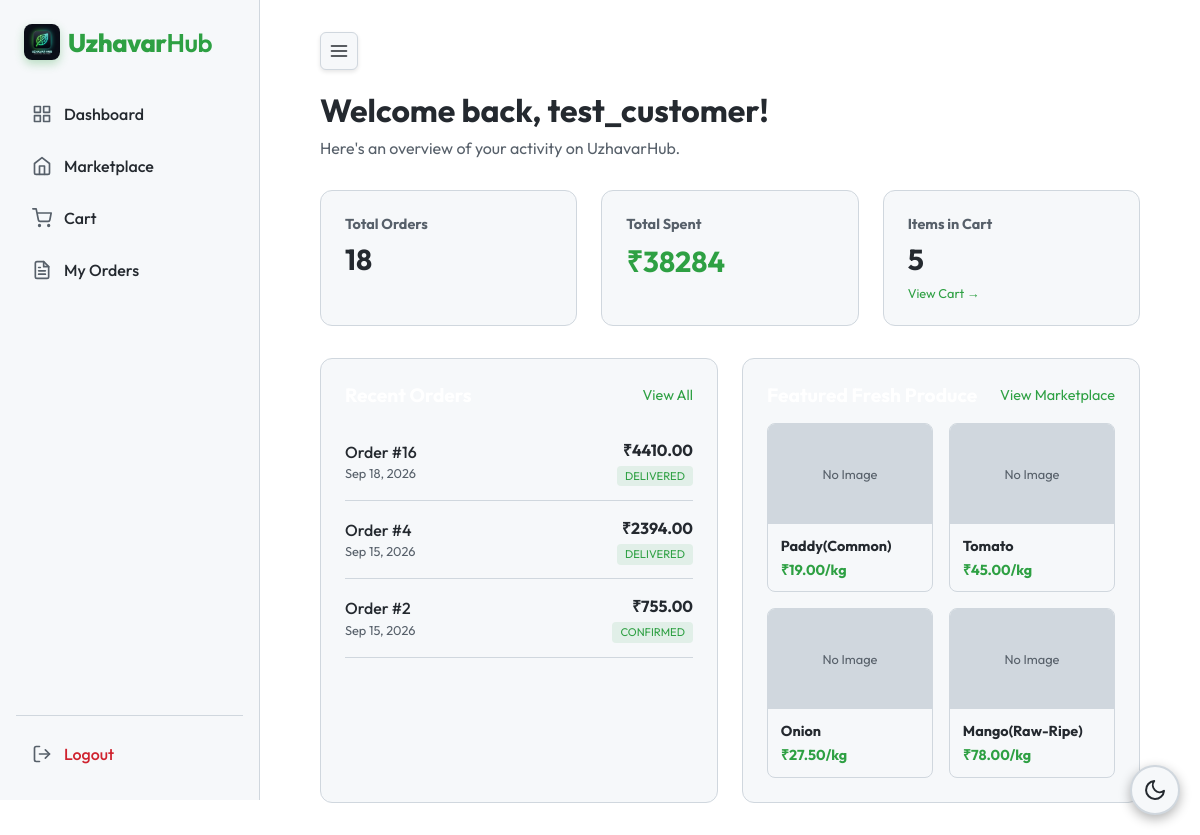
Page /customer/dashboard/ (signed in) on the earlier database version.
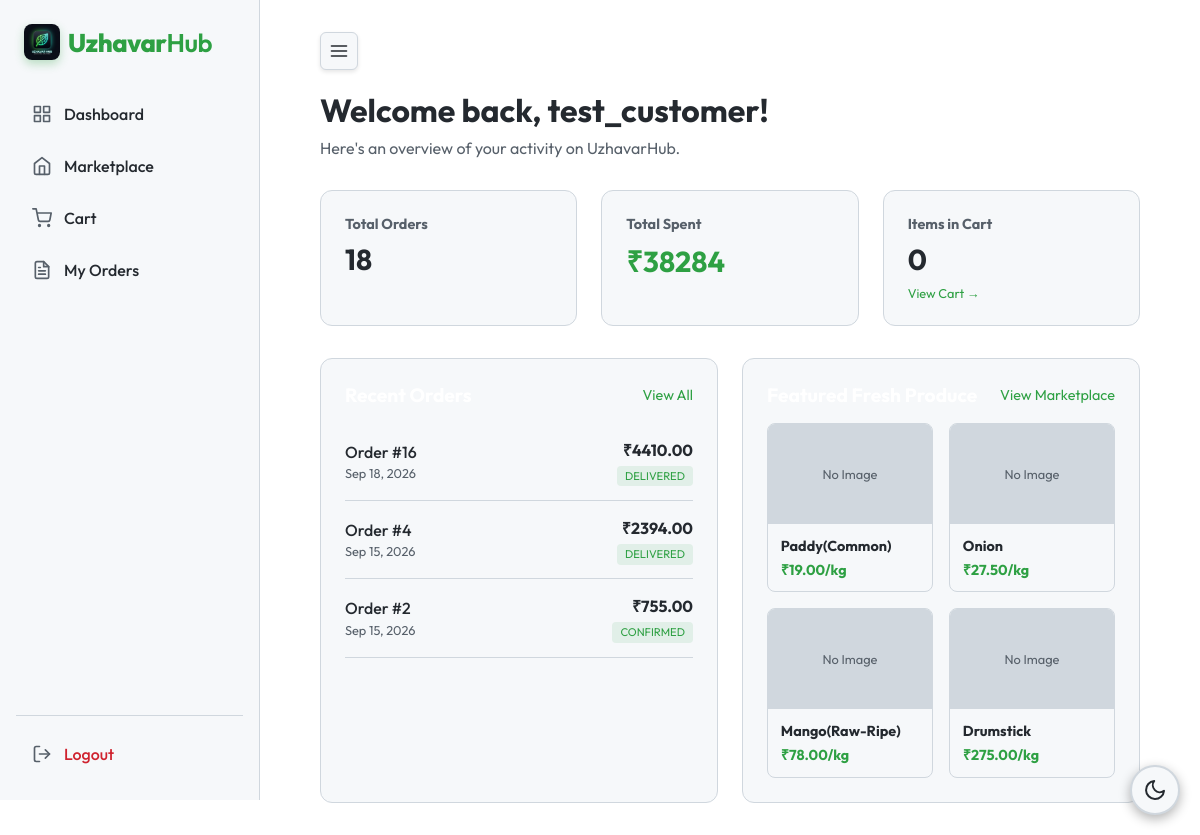
Same page on the later database version.
### backend/models.py (models this page shows)
class User(AbstractUser):
    ROLE_CHOICES = (
        ('farmer', 'Farmer'),
        ('customer', 'Customer'),
    )
    role = models.CharField(max_length=10, choices=ROLE_CHOICES)
    objects = CustomUserManager()

class Order(models.Model):
    STATUS_CHOICES = (
        ('PENDING', 'Pending'),
        ('CONFIRMED', 'Confirmed'),
        ('PROCESSING', 'Processing'),
        ('READY/SHIPPED', 'Ready/Shipped'),
        ('DELIVERED', 'Delivered'),
        ('CANCELLED', 'Cancelled'),
    )
    customer = models.ForeignKey(CustomerProfile, on_delete=models.CASCADE, related_name='orders')
    status = models.CharField(max_length=20, choices=STATUS_CHOICES, default='PENDING')
    total_amount = models.DecimalField(max_digits=12, decimal_places=2)
    created_at = models.DateTimeField(auto_now_add=True)
    updated_at = models.DateTimeField(auto_now=True)

class Listing(models.Model):
    product = models.OneToOneField(Product, on_delete=models.CASCADE, related_name='listing')
    selling_price_per_kg = models.DecimalField(max_digits=10, decimal_places=2)
    price_at_listing = models.DecimalField(max_digits=10, decimal_places=2, null=True, blank=True)
    ai_predicted_price = models.DecimalField(max_digits=10, decimal_places=2, null=True, blank=True, help_text="AI estimated price at the time of prediction")
    reference_market_price = models.DecimalField(max_digits=10, decimal_places=2, null=True, blank=True, help_text="Benchmark market price for the commodity/date")
    is_active = models.BooleanField(default=True)
    created_at = models.DateTimeField(auto_now_add=True)

class Product(models.Model):
    farmer = models.ForeignKey(FarmerProfile, on_delete=models.CASCADE, related_name='products')
    commodity = models.CharField(max_length=100)
    variety = models.CharField(max_length=100, blank=True)
    grade = models.CharField(max_length=50, blank=True)
    description = models.TextField(blank=True)
    location = models.CharField(max_length=255)
    harvest_date = models.DateField(null=True, blank=True)
    created_at = models.DateTimeField(auto_now_add=True)
    updated_at = models.DateTimeField(auto_now=True)

### backend/views.py (the view)
# urls.py: path('customer/dashboard/', views.customer_dashboard, name='customer_dashboard'),
@login_required
def customer_dashboard(request):
    if request.user.role != 'customer':
        return redirect('farmer_dashboard')
    customer = request.user.customer_profile
    from .models import Order, Listing, CartItem
    from django.db.models import Sum
    orders = Order.objects.filter(customer=customer)
    total_orders = orders.count()
    total_spent = orders.aggregate(total=Sum('total_amount'))['total'] or 0
    recent_orders = orders.order_by('-created_at')[:3]
    cart_items_count = CartItem.objects.filter(cart__customer=customer).aggregate(total=Sum('quantity'))['total'] or 0
    featured_products = Listing.objects.filter(is_active=True).order_by('?')[:4]
    context = {
        'total_orders': total_orders,
        'total_spent': total_spent,
        'recent_orders': recent_orders,
        'cart_items_count': cart_items_count,
        'featured_products': featured_products,
    }
    return render(request, 'backend/customer_dashboard.html', context)

### backend/templates/backend/customer_dashboard.html (shortened to what this page needs)
{% extends 'backend/base.html' %}
{% load static %}
{% block content %}
<div style="margin-bottom: 2rem;">
    <h1 style="color: var(--text); margin-bottom: 0.5rem;">Welcome back, {{ user.username }}!</h1>
    <p style="color: var(--text-muted);">Here's an overview of your activity on UzhavarHub.</p>
</div>
<div style="display: grid; grid-template-columns: repeat(auto-fit, minmax(200px, 1fr)); gap: 1.5rem; margin-bottom: 2rem;">
    <div style="background: var(--surface); padding: 1.5rem; border-radius: 12px; border: 1px solid var(--border);">
        <h3 style="color: var(--text-muted); font-size: 0.9rem; margin-bottom: 0.5rem;">Total Orders</h3>
        <p style="font-size: 1.8rem; font-weight: 700; color: var(--text);">{{ total_orders }}</p>
    </div>
    <div style="background: var(--surface); padding: 1.5rem; border-radius: 12px; border: 1px solid var(--border);">
        <h3 style="color: var(--text-muted); font-size: 0.9rem; margin-bottom: 0.5rem;">Total Spent</h3>
        <p style="font-size: 1.8rem; font-weight: 700; color: var(--primary);">₹{{ total_spent }}</p>
    </div>
    <div style="background: var(--surface); padding: 1.5rem; border-radius: 12px; border: 1px solid var(--border);">
        <h3 style="color: var(--text-muted); font-size: 0.9rem; margin-bottom: 0.5rem;">Items in Cart</h3>
        <p style="font-size: 1.8rem; font-weight: 700; color: var(--text);">{{ cart_items_count }}</p>
        <a href="{% url 'cart_view' %}" style="color: var(--primary); font-size: 0.8rem; text-decoration: none; display: block; margin-top: 0.5rem;">View Cart &rarr;</a>
    </div>
</div>
<div style="display: grid; grid-template-columns: repeat(auto-fit, minmax(300px, 1fr)); gap: 1.5rem;">
    <div style="background: var(--surface); padding: 1.5rem; border-radius: 12px; border: 1px solid var(--border);">
        <div style="display: flex; justify-content: space-between; align-items: center; margin-bottom: 1rem;">
            <h2 style="color: white; font-size: 1.2rem;">Recent Orders</h2>
            <a href="{% url 'order_history' %}" style="color: var(--primary); text-decoration: none; font-size: 0.9rem;">View All</a>
        </div>
        {% if recent_orders %}
            <ul style="list-style: none; padding: 0; margin: 0;">
                {% for order in recent_orders %}
                <li style="display: flex; justify-content: space-between; align-items: center; padding: 1rem 0; border-bottom: 1px solid var(--border);">
                    <div>
                        <p style="color: var(--text); font-weight: 500; margin-bottom: 0.2rem;">Order #{{ order.id }}</p>
                        <p style="color: var(--text-muted); font-size: 0.8rem;">{{ order.created_at|date:"M d, Y" }}</p>
                    </div>
                    <div style="text-align: right;">
                        <p style="color: var(--text); font-weight: 700; margin-bottom: 0.2rem;">₹{{ order.total_amount }}</p>
                        <span style="font-size: 0.7rem; padding: 0.2rem 0.5rem; border-radius: 4px; background: rgba(46, 160, 67, 0.1); color: var(--primary);">{{ order.status }}</span>
                    </div>
                </li>
                {% endfor %}
            </ul>
        {% else %}
            <div style="text-align: center; padding: 2rem 0; color: var(--text-muted);">
                <p>You haven't placed any orders yet.</p>
                <a href="{% url 'marketplace' %}" class="btn" style="display: inline-block; padding: 0.5rem 1rem; margin-top: 1rem;">Browse Marketplace</a>
            </div>
        {% endif %}
    </div>
    <div style="background: var(--surface); padding: 1.5rem; border-radius: 12px; border: 1px solid var(--border);">
        <div style="display: flex; justify-content: space-between; align-items: center; margin-bottom: 1rem;">
            <h2 style="color: white; font-size: 1.2rem;">Featured Fresh Produce</h2>
            <a href="{% url 'marketplace' %}" style="color: var(--primary); text-decoration: none; font-size: 0.9rem;">View Marketplace</a>
        </div>
        {% if featured_products %}
            <div style="display: grid; grid-template-columns: 1fr 1fr; gap: 1rem;">
                {% for listing in featured_products %}
                <div style="border: 1px solid var(--border); border-radius: 8px; overflow: hidden; background: rgba(255,255,255,0.02);">
                    {% if listing.product.images.first %}
                        <img src="{{ listing.product.images.first.image.url }}" alt="{{ listing.product.commodity }}" style="width: 100%; height: 100px; object-fit: cover;">
                    {% else %}
                        <div style="width: 100%; height: 100px; background: var(--border); display: flex; align-items: center; justify-content: center; color: var(--text-muted); font-size: 0.8rem;">
                            No Image
                        </div>
                    {% endif %}
                    <div style="padding: 0.8rem;">
                        <h4 style="color: var(--text); font-size: 0.9rem; margin-bottom: 0.3rem; white-space: nowrap; overflow: hidden; text-overflow: ellipsis;">{{ listing.product.commodity }}</h4>
                        <p style="color: var(--primary); font-weight: 700; font-size: 0.9rem;">₹{{ listing.selling_price_per_kg }}/kg</p>
                    </div>
                </div>
                {% endfor %}
            </div>
        {% else %}
            <p style="color: var(--text-muted); text-align: center; padding: 2rem 0;">No products available right now.</p>
        {% endif %}
    </div>
</div>
{% endblock %}

### backend/templates/backend/base.html (shortened to what this page needs)
{% load static %}
<!DOCTYPE html>
<html lang="en">
<head>
    <link rel="stylesheet" href="{% static 'css/style.css' %}?v=4">
</head>
<body>
    {% if user.is_authenticated %}
    <div class="app-layout">
        <aside class="sidebar" id="sidebar">
            <a href="{% url 'home' %}" class="nav-brand" style="display: flex; align-items: center; gap: 8px; font-weight: 800; font-size: 1.6rem; letter-spacing: -0.5px; text-decoration: none;">
                <img src="{% static 'img/logo.png' %}" alt="Uzhavar Hub Logo" style="width: 36px; height: 36px; border-radius: 8px; box-shadow: 0 4px 10px rgba(46, 160, 67, 0.3);">
                <span class="nav-brand-text">Uzhavar<span style="color: var(--primary); font-weight: 600;">Hub</span></span>
            </a>
            <div class="sidebar-nav">
                {% if user.role == 'farmer' %}
                    <a href="{% url 'farmer_dashboard' %}" class="sidebar-link">
                        <svg width="20" height="20" viewBox="0 0 24 24" fill="none" stroke="currentColor" stroke-width="2" stroke-linecap="round" stroke-linejoin="round"><rect x="3" y="3" width="7" height="7"></rect><rect x="14" y="3" width="7" height="7"></rect><rect x="14" y="14" width="7" height="7"></rect><rect x="3" y="14" width="7" height="7"></rect></svg>
                        Dashboard
                    </a>
                    <a href="{% url 'crop_recommendation_view' %}" class="sidebar-link">
                        <svg width="20" height="20" viewBox="0 0 24 24" fill="none" stroke="currentColor" stroke-width="2" stroke-linecap="round" stroke-linejoin="round"><polygon points="13 2 3 14 12 14 11 22 21 10 12 10 13 2"></polygon></svg>
                        Crop Recommendation
                    </a>
                    <a href="{% url 'dynamic_pricing_view' %}" class="sidebar-link">
                        <svg width="20" height="20" viewBox="0 0 24 24" fill="none" stroke="currentColor" stroke-width="2" stroke-linecap="round" stroke-linejoin="round"><polyline points="23 6 13.5 15.5 8.5 10.5 1 18"></polyline><polyline points="17 6 23 6 23 12"></polyline></svg>
                        Dynamic Pricing
                    </a>
                    <a href="{% url 'order_history' %}" class="sidebar-link">
                        <svg width="20" height="20" viewBox="0 0 24 24" fill="none" stroke="currentColor" stroke-width="2" stroke-linecap="round" stroke-linejoin="round"><path d="M6 2L3 6v14a2 2 0 0 0 2 2h14a2 2 0 0 0 2-2V6l-3-4z"></path><line x1="3" y1="6" x2="21" y2="6"></line><path d="M16 10a4 4 0 0 1-8 0"></path></svg>
                        Orders
                    </a>
                    <a href="{% url 'farmer_products' %}" class="sidebar-link">
                        <svg width="20" height="20" viewBox="0 0 24 24" fill="none" stroke="currentColor" stroke-width="2" stroke-linecap="round" stroke-linejoin="round"><line x1="12" y1="20" x2="12" y2="10"></line><line x1="18" y1="20" x2="18" y2="4"></line><line x1="6" y1="20" x2="6" y2="16"></line></svg>
                        Stock Update
                    </a>
                {% elif user.role == 'customer' %}
                    <a href="{% url 'customer_dashboard' %}" class="sidebar-link">
                        Dashboard
                    </a>
                    <a href="{% url 'marketplace' %}" class="sidebar-link">
                        <svg width="20" height="20" viewBox="0 0 24 24" fill="none" stroke="currentColor" stroke-width="2" stroke-linecap="round" stroke-linejoin="round"><path d="M3 9l9-7 9 7v11a2 2 0 0 1-2 2H5a2 2 0 0 1-2-2z"></path><polyline points="9 22 9 12 15 12 15 22"></polyline></svg>
                        Marketplace
                    </a>
                    <a href="{% url 'cart_view' %}" class="sidebar-link">
                        <svg width="20" height="20" viewBox="0 0 24 24" fill="none" stroke="currentColor" stroke-width="2" stroke-linecap="round" stroke-linejoin="round"><circle cx="9" cy="21" r="1"></circle><circle cx="20" cy="21" r="1"></circle><path d="M1 1h4l2.68 13.39a2 2 0 0 0 2 1.61h9.72a2 2 0 0 0 2-1.61L23 6H6"></path></svg>
                        Cart
                    </a>
                    <a href="{% url 'order_history' %}" class="sidebar-link">
                        My Orders
                    </a>
                {% endif %}
            </div>
            <div class="sidebar-footer">
                <a href="{% url 'logout' %}" class="sidebar-link" style="color: var(--danger);">
                    <svg width="20" height="20" viewBox="0 0 24 24" fill="none" stroke="currentColor" stroke-width="2" stroke-linecap="round" stroke-linejoin="round"><path d="M9 21H5a2 2 0 0 1-2-2V5a2 2 0 0 1 2-2h4"></path><polyline points="16 17 21 12 16 7"></polyline><line x1="21" y1="12" x2="9" y2="12"></line></svg>
                    Logout
                </a>
            </div>
        </aside>
        <main class="main-content">
            <div style="display: flex; justify-content: flex-start; margin-bottom: 20px;">
                <button id="sidebar-toggle-btn" style="background: var(--surface); border: 1px solid var(--border); color: var(--text); padding: 8px; border-radius: 6px; cursor: pointer; display: flex; align-items: center; justify-content: center; box-shadow: 0 2px 4px rgba(0,0,0,0.1);">
                    <svg width="20" height="20" viewBox="0 0 24 24" fill="none" stroke="currentColor" stroke-width="2" stroke-linecap="round" stroke-linejoin="round"><line x1="3" y1="12" x2="21" y2="12"></line><line x1="3" y1="6" x2="21" y2="6"></line><line x1="3" y1="18" x2="21" y2="18"></line></svg>
                </button>
            </div>
    {% else %}
    <main class="container">
    {% endif %}
        {% block content %}
        {% endblock %}
    </main>
    {% if user.is_authenticated %}
    </div>
    {% endif %}
    <button id="theme-toggle" style="position: fixed; bottom: 20px; right: 20px; z-index: 1000; border-radius: 50%; width: 50px; height: 50px; display: flex; align-items: center; justify-content: center; padding: 0; background-color: var(--surface); color: var(--text); border: 2px solid var(--border); cursor: pointer; box-shadow: 0 4px 12px rgba(0,0,0,0.3); transition: all 0.3s ease;">
        <svg id="theme-icon-dark" style="display: none;" width="24" height="24" viewBox="0 0 24 24" fill="none" stroke="currentColor" stroke-width="2" stroke-linecap="round" stroke-linejoin="round"><path d="M21 12.79A9 9 0 1 1 11.21 3 7 7 0 0 0 21 12.79z"></path></svg>
    </button>
</body>
</html>

Differences in the rows shown:
removed Listing: shows "No Image", product.commodity "Tomato", selling_price_per_kg "45.00"
added Listing: shows "No Image", product.commodity "Drumstick", selling_price_per_kg "275.00"
Other differences:
{{ cart_items_count }}: "5" → "0"
